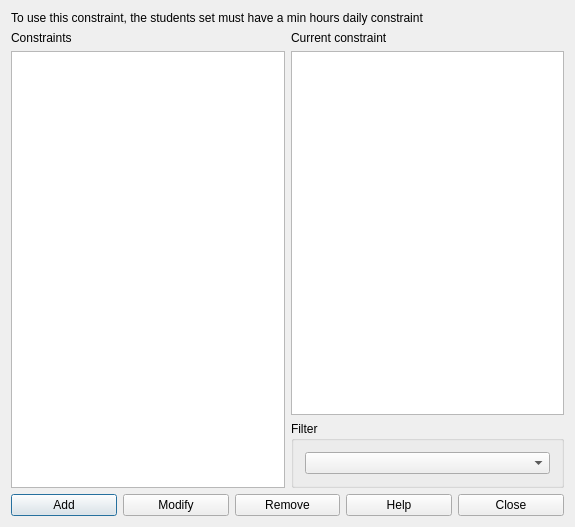
<?xml version="1.0" encoding="UTF-8"?>
<ui version="4.0">
 <class>ConstraintStudentsSetMinHoursPerAfternoonForm_template</class>
 <widget class="QDialog" name="ConstraintStudentsSetMinHoursPerAfternoonForm_template">
  <property name="geometry">
   <rect>
    <x>0</x>
    <y>0</y>
    <width>575</width>
    <height>527</height>
   </rect>
  </property>
  <property name="windowTitle">
   <string extracomment="This is the title of the dialog in which you see the list of all constraints of this type">Constraints students set min hours per afternoon</string>
  </property>
  <layout class="QGridLayout" name="gridLayout_2">
   <item row="2" column="0" colspan="2">
    <layout class="QHBoxLayout" name="horizontalLayout">
     <item>
      <widget class="QPushButton" name="addConstraintPushButton">
       <property name="text">
        <string>Add</string>
       </property>
      </widget>
     </item>
     <item>
      <widget class="QPushButton" name="modifyConstraintPushButton">
       <property name="text">
        <string>Modify</string>
       </property>
      </widget>
     </item>
     <item>
      <widget class="QPushButton" name="removeConstraintPushButton">
       <property name="text">
        <string>Remove</string>
       </property>
      </widget>
     </item>
     <item>
      <widget class="QPushButton" name="helpPushButton">
       <property name="text">
        <string>Help</string>
       </property>
      </widget>
     </item>
     <item>
      <widget class="QPushButton" name="closePushButton">
       <property name="text">
        <string>Close</string>
       </property>
      </widget>
     </item>
    </layout>
   </item>
   <item row="1" column="0">
    <layout class="QVBoxLayout" name="verticalLayout_2">
     <item>
      <widget class="QLabel" name="constraintsTextLabel">
       <property name="frameShape">
        <enum>QFrame::NoFrame</enum>
       </property>
       <property name="frameShadow">
        <enum>QFrame::Plain</enum>
       </property>
       <property name="text">
        <string>Constraints</string>
       </property>
       <property name="wordWrap">
        <bool>false</bool>
       </property>
      </widget>
     </item>
     <item>
      <widget class="QListWidget" name="constraintsListWidget"/>
     </item>
    </layout>
   </item>
   <item row="1" column="1">
    <layout class="QVBoxLayout" name="verticalLayout_3">
     <item>
      <layout class="QVBoxLayout" name="verticalLayout">
       <item>
        <widget class="QLabel" name="currentConstraintTextLabel">
         <property name="text">
          <string>Current constraint</string>
         </property>
         <property name="wordWrap">
          <bool>false</bool>
         </property>
        </widget>
       </item>
       <item>
        <widget class="QPlainTextEdit" name="currentConstraintTextEdit"/>
       </item>
      </layout>
     </item>
     <item>
      <widget class="QGroupBox" name="filterGroupBox">
       <property name="title">
        <string>Filter</string>
       </property>
       <layout class="QGridLayout" name="gridLayout">
        <item row="0" column="0">
         <widget class="QComboBox" name="studentsComboBox"/>
        </item>
       </layout>
      </widget>
     </item>
    </layout>
   </item>
   <item row="0" column="0" colspan="2">
    <widget class="QLabel" name="label2">
     <property name="sizePolicy">
      <sizepolicy hsizetype="Minimum" vsizetype="Minimum">
       <horstretch>0</horstretch>
       <verstretch>0</verstretch>
      </sizepolicy>
     </property>
     <property name="text">
      <string>To use this constraint, the students set must have a min hours daily constraint</string>
     </property>
     <property name="wordWrap">
      <bool>true</bool>
     </property>
    </widget>
   </item>
  </layout>
 </widget>
 <layoutdefault spacing="6" margin="11"/>
 <resources/>
 <connections/>
</ui>
